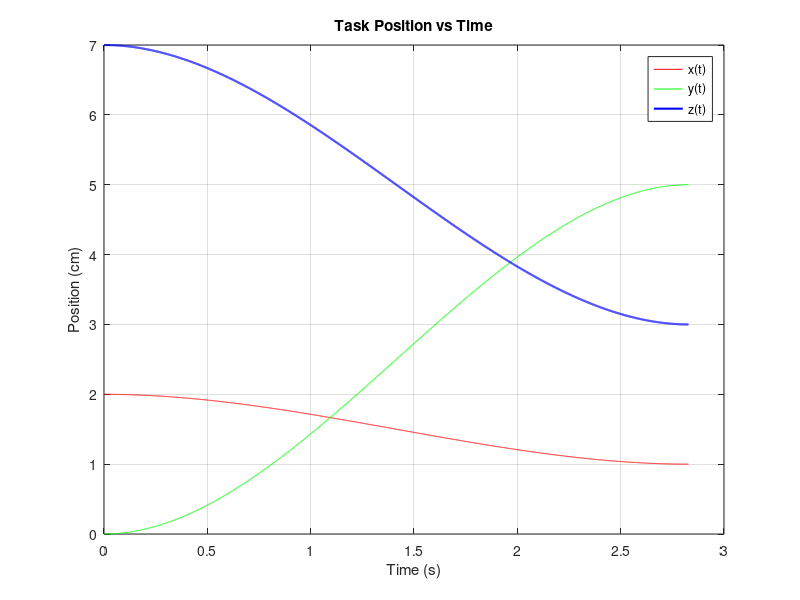
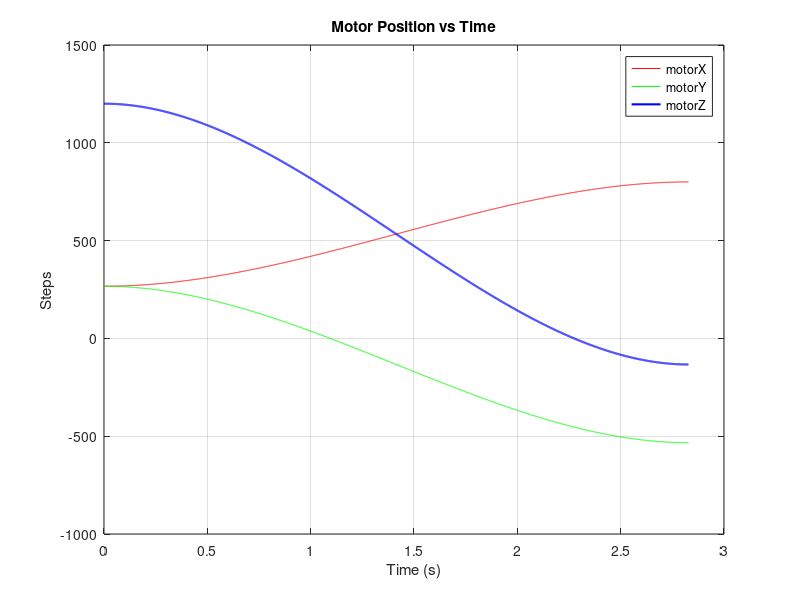
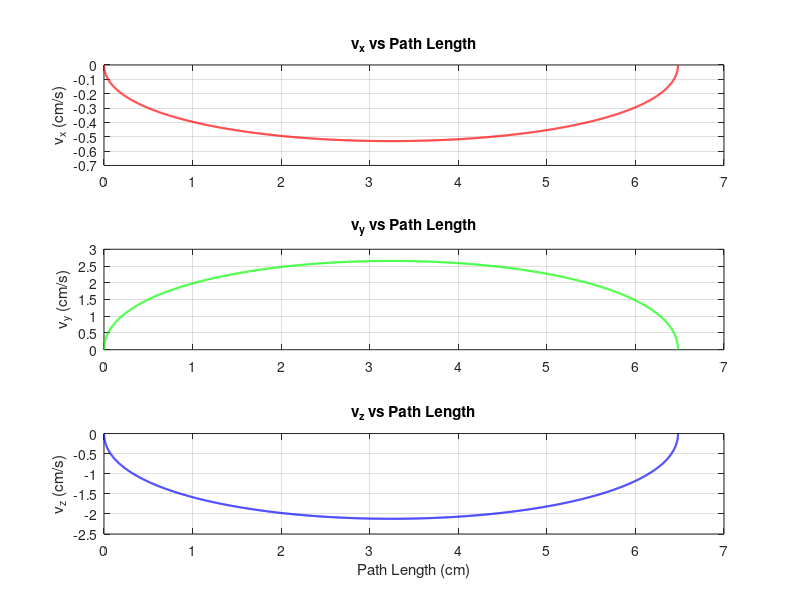
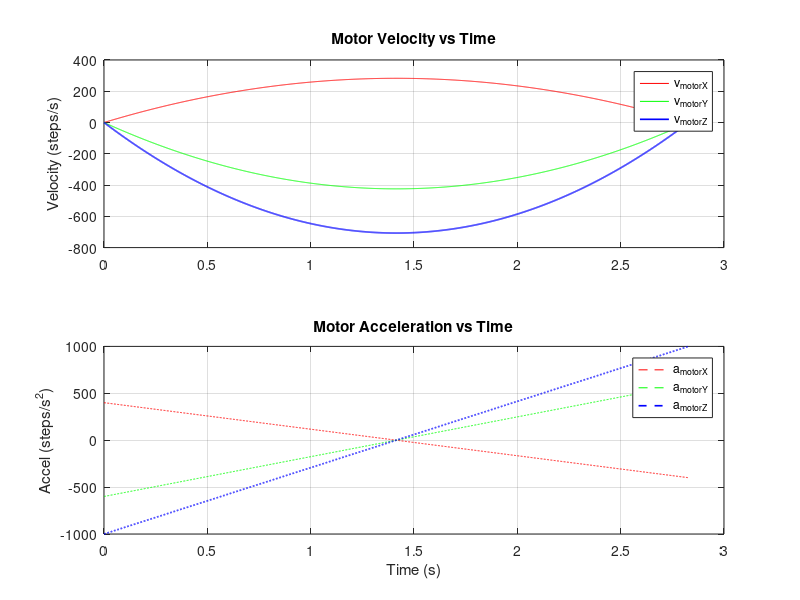

Here is the MATLAB script that generated these plots, in order:
function polynomial_cubic()
    %% Parameters
    MaxMotorSpeed = 1000;     % steps/s
    MaxMotorAccel = 1000;     % steps/s^2
    dt = 0.001;               % simulation time step (s)

    CMS_FOR_10_REVOLUTIONS = 60;
    CM_PER_REVOLUTION = CMS_FOR_10_REVOLUTIONS / 10;
    STEPS_PER_CM = 800 / CM_PER_REVOLUTION;

    %% Reverse kinematics matrix (motor = A * [x; y; z])
    A = STEPS_PER_CM * [1 1 0;
                        1 -1 0;
                        1 -1 1];

    %% Task space start/end
    p0 = [2; 0; 7];
    pf = [1; 5; 3];

    %% Binary search for minimum feasible time
    T_low = 0.1;
    T_high = 10;
    T_tol = 1e-4;

    while (T_high - T_low > T_tol)
        T_try = (T_low + T_high)/2;
        [ok] = check_motor_constraint(p0, pf, T_try, A, STEPS_PER_CM, dt, MaxMotorSpeed, MaxMotorAccel);
        if ok
            T_high = T_try;
        else
            T_low = T_try;
        end
    end
    T_min = T_high;

    %% Generate final trajectory
    [~, t_vec, p, v, a] = check_motor_constraint(p0, pf, T_min, A, STEPS_PER_CM, dt, MaxMotorSpeed, MaxMotorAccel);

    %% Compute task space path length
    v_norm = vecnorm(v);
    s_vec = cumtrapz(t_vec, v_norm);

    %% Plot 1: Task Position vs Time
    figure;
    plot(t_vec, p(1,:), 'r', t_vec, p(2,:), 'g', t_vec, p(3,:), 'b', 'LineWidth', 1.5);
    legend('x(t)', 'y(t)', 'z(t)');
    xlabel('Time (s)'); ylabel('Position (cm)'); grid on;
    title('Task Position vs Time');

    %% Plot 2: Motor Position vs Time
    motor_pos = A * p;
    figure;
    plot(t_vec, motor_pos(1,:), 'r', t_vec, motor_pos(2,:), 'g', t_vec, motor_pos(3,:), 'b', 'LineWidth', 1.5);
    legend('motorX', 'motorY', 'motorZ');
    xlabel('Time (s)'); ylabel('Steps'); grid on;
    title('Motor Position vs Time');

    %% Plot 3: Velocity Components vs Path Length (Separate Axes)
    figure;
    subplot(3,1,1);
    plot(s_vec, v(1,:), 'r', 'LineWidth', 1.5);
    ylabel('v_x (cm/s)'); grid on; title('v_x vs Path Length');

    subplot(3,1,2);
    plot(s_vec, v(2,:), 'g', 'LineWidth', 1.5);
    ylabel('v_y (cm/s)'); grid on; title('v_y vs Path Length');

    subplot(3,1,3);
    plot(s_vec, v(3,:), 'b', 'LineWidth', 1.5);
    xlabel('Path Length (cm)'); ylabel('v_z (cm/s)'); grid on; title('v_z vs Path Length');

    %% Plot 4: Motor Velocity/Acceleration vs Time
    motor_v = A * v;
    motor_a = A * a;
    figure;
    subplot(2,1,1);
    plot(t_vec, motor_v(1,:), 'r', t_vec, motor_v(2,:), 'g', t_vec, motor_v(3,:), 'b', 'LineWidth', 1.2);
    legend('v_{motorX}', 'v_{motorY}', 'v_{motorZ}');
    ylabel('Velocity (steps/s)'); grid on;
    title('Motor Velocity vs Time');

    subplot(2,1,2);
    plot(t_vec, motor_a(1,:), 'r--', t_vec, motor_a(2,:), 'g--', t_vec, motor_a(3,:), 'b--', 'LineWidth', 1.2);
    legend('a_{motorX}', 'a_{motorY}', 'a_{motorZ}');
    xlabel('Time (s)'); ylabel('Accel (steps/s^2)'); grid on;
    title('Motor Acceleration vs Time');

    fprintf('Minimum feasible time T = %.4f s\n', T_min);
end

function [ok, t_vec, p, v, a] = check_motor_constraint(p0, pf, T, A, STEPS_PER_CM, dt, vmax, amax)
    t_vec = 0:dt:T;
    n = length(t_vec);

    % Coefficients for cubic polynomial p(t) = a0 + a1 t + a2 t^2 + a3 t^3
    a0 = p0;
    a1 = zeros(3,1);
    D = pf - p0;
    a2 = 3*D / T^2;
    a3 = -2*D / T^3;

    p = zeros(3,n);
    v = zeros(3,n);
    a = zeros(3,n);
    for i = 1:n
        t = t_vec(i);
        p(:,i) = a0 + a1*t + a2*t^2 + a3*t^3;
        v(:,i) = a1 + 2*a2*t + 3*a3*t^2;
        a(:,i) = 2*a2 + 6*a3*t;
    end

    motor_v = A * v;
    motor_a = A * a;

    if any(abs(motor_v(:)) > vmax + 1e-3) || any(abs(motor_a(:)) > amax + 1e-3)
        ok = false;
    else
        ok = true;
    end
end
